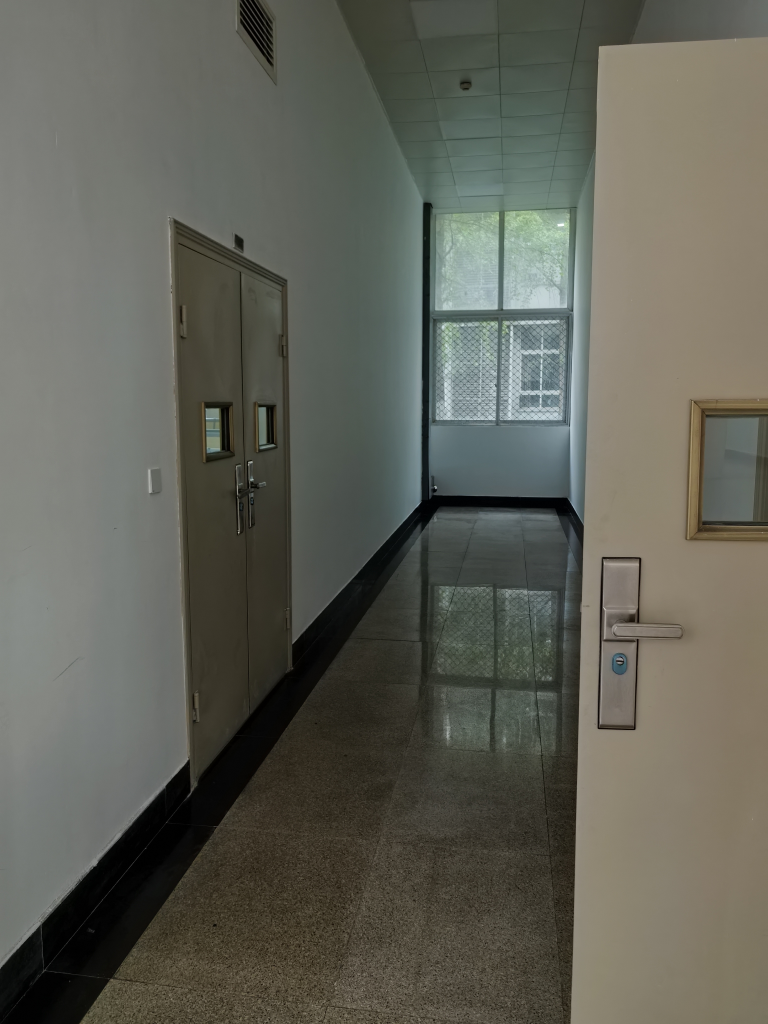
#> input picture 2026Fall/Lab4_EdgeSegmentation/data/photo01.jpg, 3072 x 4096 px (shown at 1/4 size); its folder holds 2 pictures in this run
$ python main.py   (older library calls are emulated)
#> lines starting #> are read from the running program, lines starting #| are printed output that depends on the picture; after the words box and inside, x2 and y2 are one past the last pixel; in counts of white or black regions, pixels touching at a corner belong together
from pathlib import Path

import cv2
import numpy as np


# =========================
# 基本配置
# =========================

PROJECT_ROOT = Path(__file__).resolve().parent.parent
DATA_DIR = PROJECT_ROOT / "data"
RESULTS_DIR = PROJECT_ROOT / "results"

CLEAR_IMAGE = DATA_DIR / "photo01.jpg"
UNEVEN_IMAGE = DATA_DIR / "photo02.jpg"


# =========================
# 工具函数
# =========================

def ensure_results_dir() -> None:
    """创建结果目录。"""
    RESULTS_DIR.mkdir(parents=True, exist_ok=True)


def load_gray_image(image_path: Path) -> np.ndarray:
    """
    读取灰度图像。

    输入：
        image_path: 图片路径

    输出：
        灰度图像，numpy.ndarray

    异常：
        图片不存在或读取失败时抛出 FileNotFoundError。
    """
    image = cv2.imread(str(image_path), cv2.IMREAD_GRAYSCALE)

    if image is None:
        raise FileNotFoundError(f"无法读取图片：{image_path}")

    return image


def save_image(filename: str, image: np.ndarray) -> None:
    """将结果图保存到 results 目录。"""
    output_path = RESULTS_DIR / filename
    ok = cv2.imwrite(str(output_path), image)

    if not ok:
        raise IOError(f"图片保存失败：{output_path}")


# =========================
# 任务 1：Sobel
# =========================

def run_sobel(image: np.ndarray, ksize: int) -> np.ndarray:
    """
    计算 Sobel x/y 梯度，并得到梯度幅值。

    G = sqrt(Gx^2 + Gy^2)

    最后归一化到 0~255 并转换为 uint8。
    """
    gx = cv2.Sobel(image, cv2.CV_64F, 1, 0, ksize=ksize)
    gy = cv2.Sobel(image, cv2.CV_64F, 0, 1, ksize=ksize)

    magnitude = np.sqrt(gx ** 2 + gy ** 2)

    max_value = magnitude.max()
    if max_value > 0:
        magnitude = magnitude / max_value * 255.0

    return np.clip(magnitude, 0, 255).astype(np.uint8)


def experiment_sobel(image: np.ndarray) -> None:
    """执行 Sobel 3×3 与 5×5 对比实验。"""
    for ksize in (3, 5):
        magnitude = run_sobel(image, ksize)
        save_image(f"l4_sobel_mag_k{ksize}.jpg", magnitude)


# =========================
# 任务 2：Canny
# =========================

def run_canny(image: np.ndarray, threshold1: int, threshold2: int) -> np.ndarray:
    """执行 Canny 双阈值边缘检测。"""
    return cv2.Canny(image, threshold1, threshold2)


def experiment_canny(image: np.ndarray) -> None:
    """执行三组 Canny 参数对比。"""
    settings = {
        "c50": (50, 150),
        "c100": (100, 200),
        "c150": (150, 250),
    }

    for name, (t1, t2) in settings.items():
        edges = run_canny(image, t1, t2)
        save_image(f"l4_{name}.jpg", edges)


# =========================
# 任务 3：固定阈值与 Otsu
# =========================

def experiment_global_threshold(image: np.ndarray) -> float:
    """执行固定阈值 128 与 Otsu 阈值分割，并返回 Otsu 阈值。"""
    _, fixed = cv2.threshold(
        image, 128, 255, cv2.THRESH_BINARY
    )

    otsu_threshold, otsu = cv2.threshold(
        image, 0, 255, cv2.THRESH_BINARY + cv2.THRESH_OTSU
    )

    save_image("l4_threshold_fixed128.jpg", fixed)
    save_image("l4_threshold_otsu.jpg", otsu)

    return float(otsu_threshold)


# =========================
# 任务 4：自适应阈值
# =========================

def experiment_adaptive_threshold(image: np.ndarray) -> None:
    """执行自适应阈值分割。"""
    adaptive = cv2.adaptiveThreshold(
        image,
        255,
        cv2.ADAPTIVE_THRESH_GAUSSIAN_C,
        cv2.THRESH_BINARY,
        31,
        5,
    )

    save_image("l4_adaptive.jpg", adaptive)


# =========================
# 主程序
# =========================

def main() -> None:
    ensure_results_dir()

    print("=== 实验四：边缘检测与图像分割 ===")

    # 任务 1~3 使用清晰纹理图
    image = load_gray_image(CLEAR_IMAGE)

    print(f"[INFO] 使用图片：{CLEAR_IMAGE}")

    experiment_sobel(image)
#> the loop in experiment_sobel, `for ksize in (3, 5):` made 2 passes
#> max_value in run_sobel on passes 1 to 2: 970.9, 10396.6
#> pass 1, in run_sobel, `magnitude = np.sqrt(gx ** 2 + gy ** 2)`:
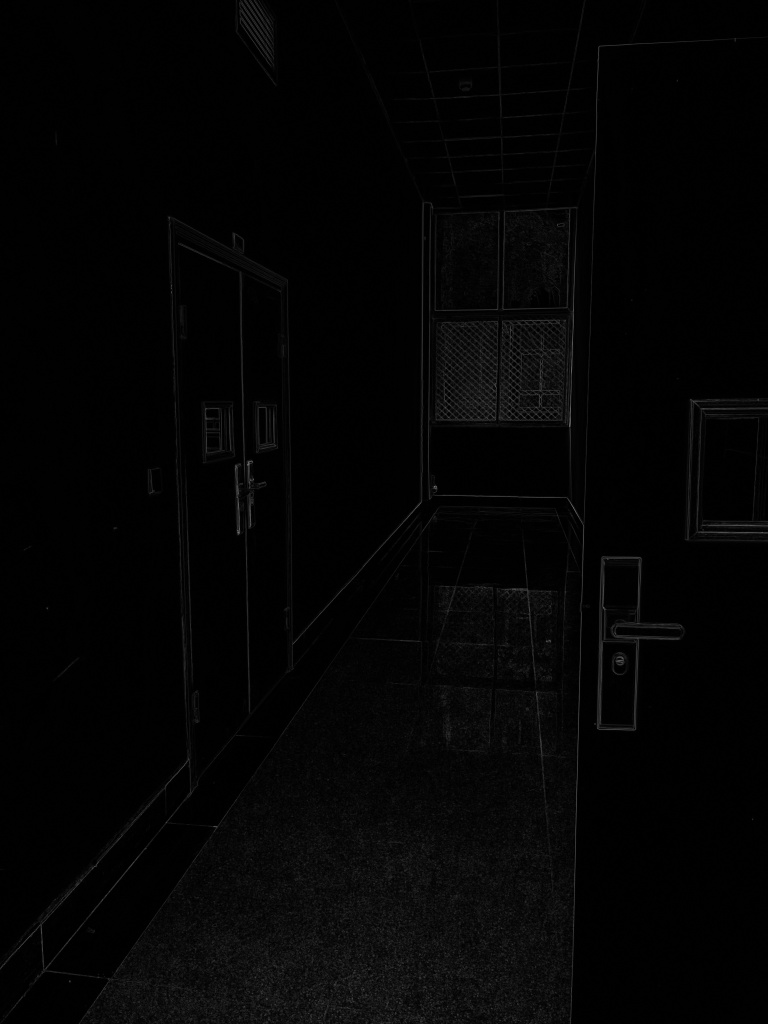
#> magnitude: shape (4096, 3072) float64 (shown at 1/4 size); min 0, max 970.9, mean 16.4; drawn with min black and max white
    print("[OK] Sobel 完成")

    experiment_canny(image)
#> the loop in experiment_canny, `for name, (t1, t2) in settings.items():` made 3 passes
#> pass 1, in experiment_canny, `edges = run_canny(image, t1, t2)`:
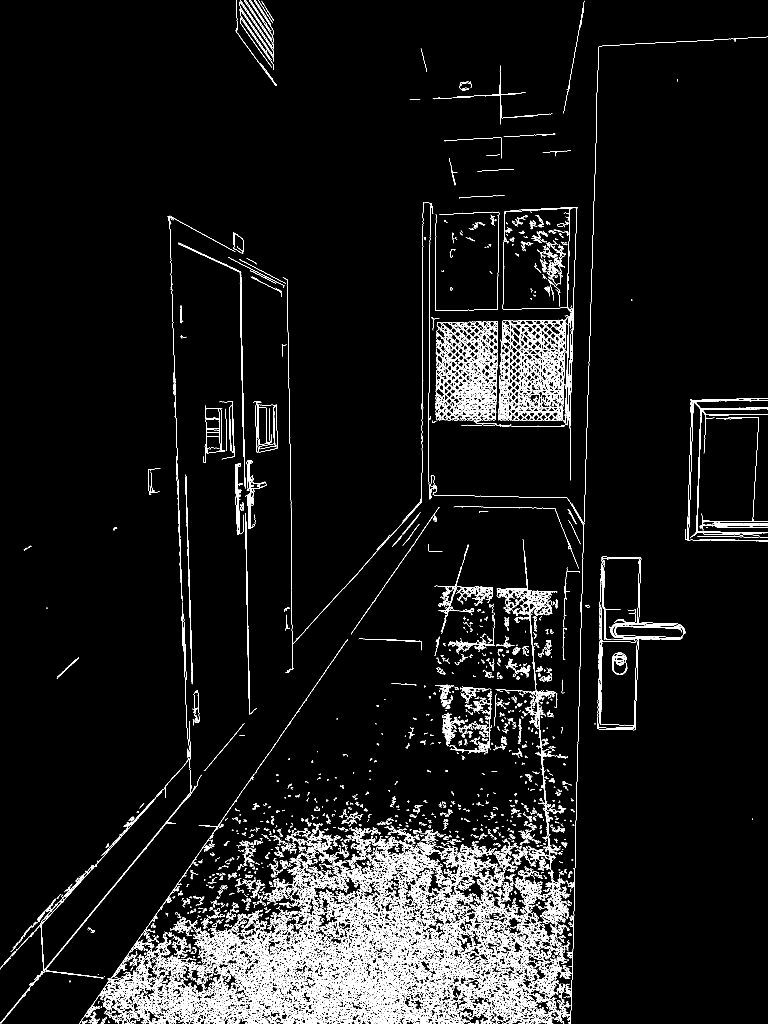
#> edges: shape (4096, 3072) (shown at 1/4 size); 3.7% white in thin lines or dots
    print("[OK] Canny 完成")

    otsu_threshold = experiment_global_threshold(image)
#> in experiment_global_threshold, `_, fixed = cv2.threshold( image, 128, 255, cv2.THRESH_BINARY )`: fixed: shape (4096, 3072); 22.1% white; 5734 white regions (5273 under 20 px), largest, box (x1, y1, x2, y2) and area: (2283, 149, 3072, 4096) 1644594, (0, 721, 384, 3104) 618326, (2012, 836, 2279, 1238) 101840
#> in experiment_global_threshold, `otsu_threshold, otsu = cv2.threshold( image, 0, 255, cv2.THRESH_BINARY..`:
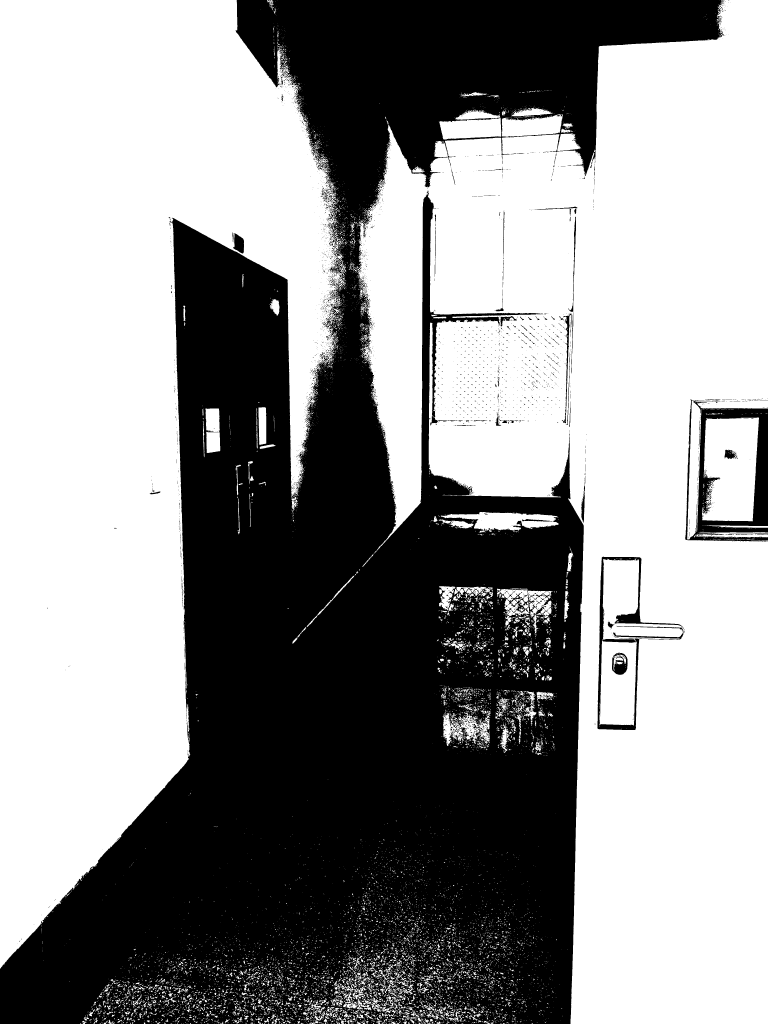
#> otsu: shape (4096, 3072) (shown at 1/4 size); 58.2% white; 3424 black regions (3168 under 20 px), largest, box (x1, y1, x2, y2) and area: (0, 0, 2896, 4096) 5127860, (2741, 1598, 3072, 2166) 62632, (2389, 2227, 2739, 2920) 25100
#> in experiment_global_threshold, `otsu_threshold, otsu = cv2.threshold( image, 0, 255, cv2.THRESH_BINARY..`: otsu_threshold = 90
#> otsu_threshold = 90
    print(f"[OK] 固定阈值 + Otsu 完成，Otsu 阈值 = {otsu_threshold:.2f}")
#| [OK] 固定阈值 + Otsu 完成，Otsu 阈值 = 90.00

    # 任务 4 使用光照不均图
    uneven_image = load_gray_image(UNEVEN_IMAGE)
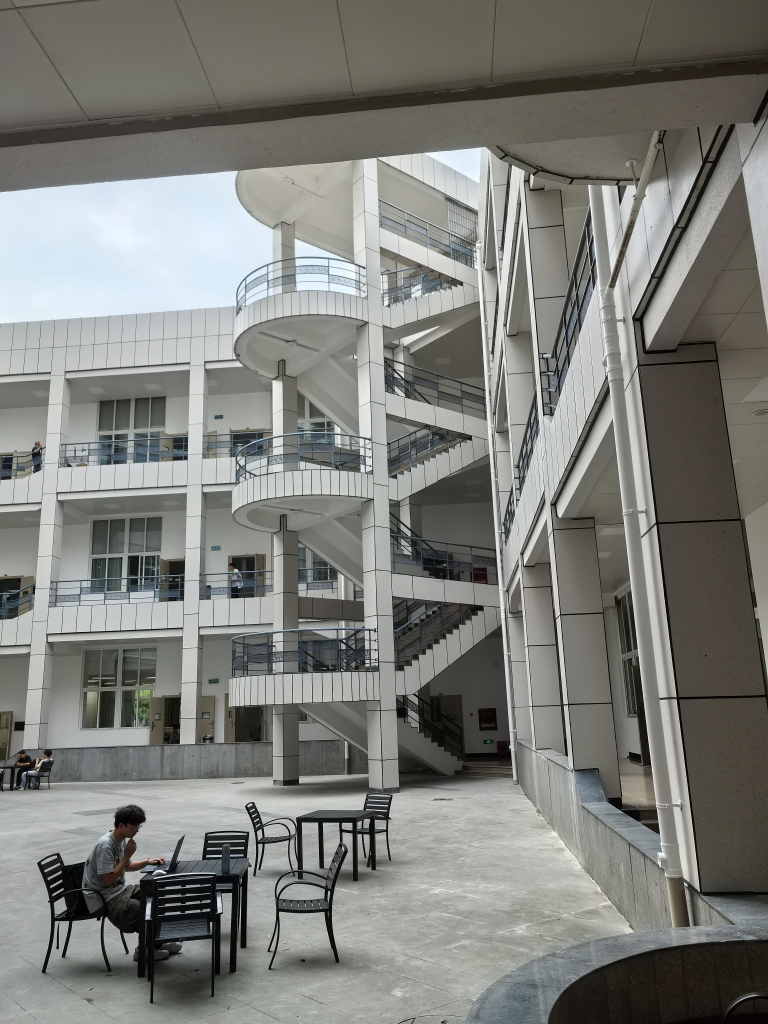
#> input picture 2026Fall/Lab4_EdgeSegmentation/data/photo02.jpg, 3072 x 4096 px (shown at 1/4 size)

    print(f"[INFO] 光照不均图片：{UNEVEN_IMAGE}")

    experiment_adaptive_threshold(uneven_image)
#> in experiment_adaptive_threshold, `adaptive = cv2.adaptiveThreshold( image, 255, cv2.ADAPTIVE_THRESH_GAUS..`:
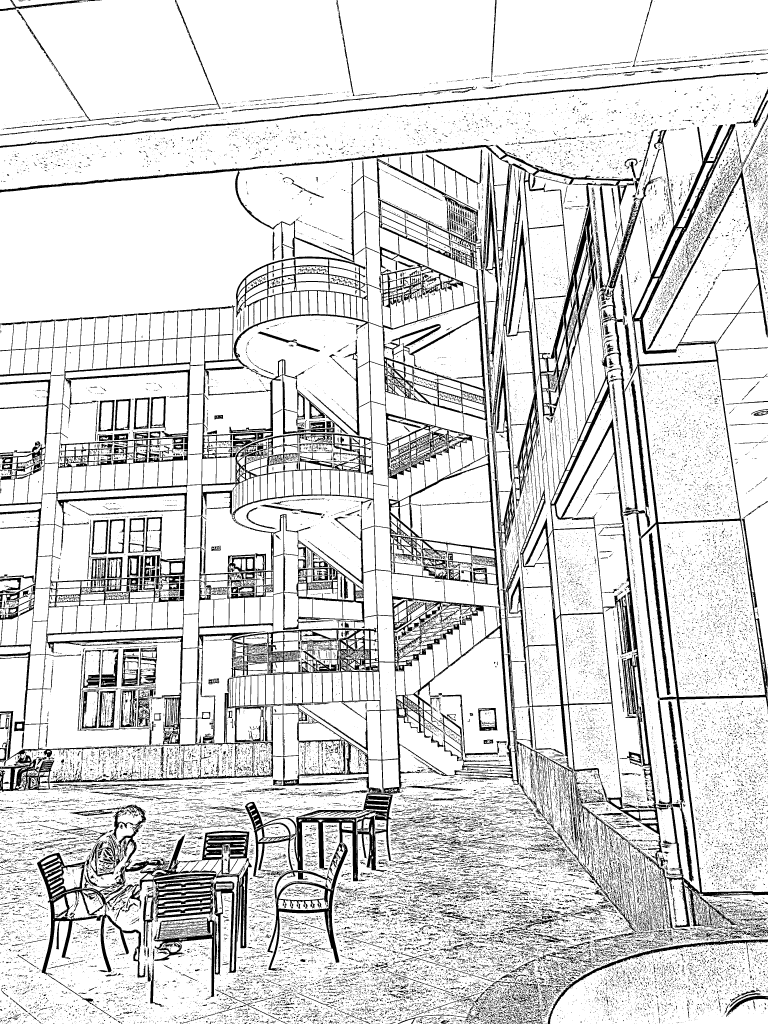
#> adaptive: shape (4096, 3072) (shown at 1/4 size); 84.5% white; 46586 black regions (41023 under 20 px), largest, box (x1, y1, x2, y2) and area: (0, 496, 3072, 3731) 934762, (148, 3218, 997, 4069) 110197, (980, 3173, 1571, 3884) 71141
    print("[OK] 自适应阈值完成")

    print(f"\n结果已保存到：{RESULTS_DIR}")


if __name__ == "__main__":
    main()
